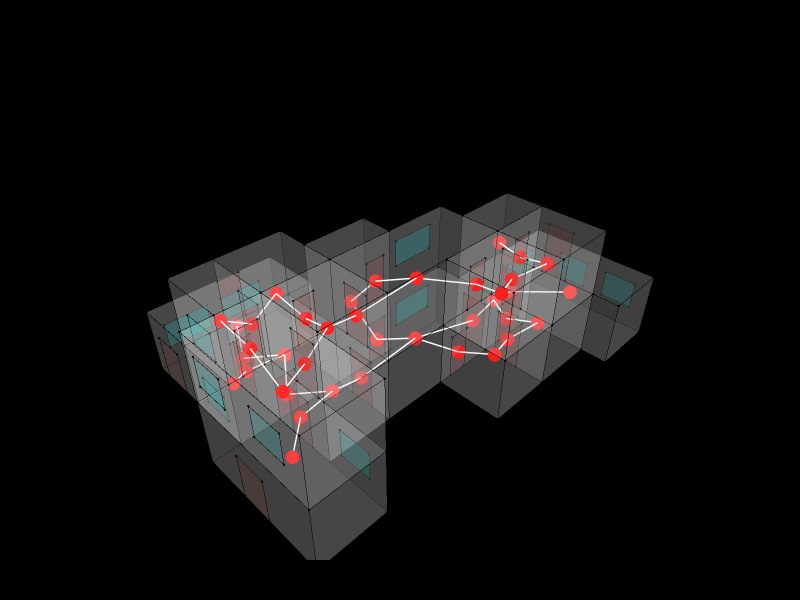

Here is the notebook cell this chart was saved with:
### Markdown cell above
## 7. Circulation Network

39 nodes, 40 edges. The graph shows the complete interior movement network of the building — every room and every aperture-based connection between them.

### Code cell
for v in Graph.Vertices(g_circ):
    Topology.SetDictionary(v, Dictionary.ByKeysValues(["size", "color"], [16, "red"]))
for e in Graph.Edges(g_circ):
    Topology.SetDictionary(e, Dictionary.ByKeysValues(["width", "color"], [3, "white"]))

ap_cluster = Cluster.ByTopologies(aperture_faces)
Topology.Show(
    cc, ap_cluster, g_circ,
    faceColorKey="color",
    vertexSizeKey="size",
    vertexColorKey="color",
    edgeWidthKey="width",
    edgeColorKey="color",
    faceOpacity=0.15,
    backgroundColor="black",
    width=800,
    height=600,
    renderer=renderer
)

### Figure 1 — Plotly figure (JSON) as saved in the notebook; plotly's stock layout.template omitted (floating-point values rounded to 4 significant figures; data arrays with more than 128 entries replaced by an {"elided": "..."} marker saying what was removed)
{"data": [{"customdata": ["", "", "", "", "", "", "", "", "", "", "", "", "", "", "", "", "", "", "", "", "", "", "", "", "", "", "", "", "", "", "", "", "", "", "", "", "", "", "", "", "", "", "", "", "", "", "", "", "", "", "", "", "", "", "", "", "", "", "", "", "", "", "", "", "", "", "", "", "", "", "", "", "", "", "", "", "", "", "", ""], "hoverinfo": "text", "hovertemplate": ["Click ", "Click ", "Click ", "Click ", "Click ", "Click ", "Click ", "Click ", "Click ", "Click ", "Click ", "Click ", "Click ", "Click ", "Click ", "Click ", "Click ", "Click ", "Click ", "Click ", "Click ", "Click ", "Click ", "Click ", "Click ", "Click ", "Click ", "Click ", "Click ", "Click ", "Click ", "Click ", "Click ", "Click ", "Click ", "Click ", "Click ", "Click ", "Click ", "Click ", "Click ", "Click ", "Click ", "Click ", "Click ", "Click ", "Click ", "Click ", "Click ", "Click ", "Click ", "Click ", "Click ", "Click ", "Click ", "Click ", "Click ", "Click ", "Click ", "Click ", "Click ", "Click ", "Click ", "Click ", "Click ", "Click ", "Click ", "Click ", "Click ", "Click ", "Click ", "Click ", "Click ", "Click ", "Click ", "Click ", "Click ", "Click ", "Click ", "Click "], "hovertext": ["", "", "", "", "", "", "", "", "", "", "", "", "", "", "", "", "", "", "", "", "", "", "", "", "", "", "", "", "", "", "", "", "", "", "", "", "", "", "", "", "", "", "", "", "", "", "", "", "", "", "", "", "", "", "", "", "", "", "", "", "", "", "", "", "", "", "", "", "", "", "", "", "", "", "", "", "", "", "", ""], "legendgroup": "1", "legendrank": 1, "marker": {"color": ["#000000", "#000000", "#000000", "#000000", "#000000", "#000000", "#000000", "#000000", "#000000", "#000000", "#000000", "#000000", "#000000", "#000000", "#000000", "#000000", "#000000", "#000000", "#000000", "#000000", "#000000", "#000000", "#000000", "#000000", "#000000", "#000000", "#000000", "#000000", "#000000", "#000000", "#000000", "#000000", "#000000", "#000000", "#000000", "#000000", "#000000", "#000000", "#000000", "#000000", "#000000", "#000000", "#000000", "#000000", "#000000", "#000000", "#000000", "#000000", "#000000", "#000000", "#000000", "#000000", "#000000", "#000000", "#000000", "#000000", "#000000", "#000000", "#000000", "#000000", "#000000", "#000000", "#000000", "#000000", "#000000", "#000000", "#000000", "#000000", "#000000", "#000000", "#000000", "#000000", "#000000", "#000000", "#000000", "#000000", "#000000", "#000000", "#000000", "#000000"], "line": {"width": 0}, "opacity": 1, "size": [2.8, 2.8, 2.8, 2.8, 2.8, 2.8, 2.8, 2.8, 2.8, 2.8, 2.8, 2.8, 2.8, 2.8, 2.8, 2.8, 2.8, 2.8, 2.8, 2.8, 2.8, 2.8, 2.8, 2.8, 2.8, 2.8, 2.8, 2.8, 2.8, 2.8, 2.8, 2.8, 2.8, 2.8, 2.8, 2.8, 2.8, 2.8, 2.8, 2.8, 2.8, 2.8, 2.8, 2.8, 2.8, 2.8, 2.8, 2.8, 2.8, 2.8, 2.8, 2.8, 2.8, 2.8, 2.8, 2.8, 2.8, 2.8, 2.8, 2.8, 2.8, 2.8, 2.8, 2.8, 2.8, 2.8, 2.8, 2.8, 2.8, 2.8, 2.8, 2.8, 2.8, 2.8, 2.8, 2.8, 2.8, 2.8, 2.8, 2.8], "sizemode": "diameter", "symbol": "circle"}, "mode": "markers", "name": "1: Untitled (Vertices)", "showlegend": false, "text": ["", "", "", "", "", "", "", "", "", "", "", "", "", "", "", "", "", "", "", "", "", "", "", "", "", "", "", "", "", "", "", "", "", "", "", "", "", "", "", "", "", "", "", "", "", "", "", "", "", "", "", "", "", "", "", "", "", "", "", "", "", "", "", "", "", "", "", "", "", "", "", "", "", "", "", "", "", "", "", ""], "type": "scatter3d", "x": [13310, 16310, 16310, 13310, 10310, 13310, 16310, 16310, 10310, 16310, 16310, 13310, 10310, 10310, 16310, 13310, 16310, 16310, 13310, 10310, 10310, 13310, 10310, 13310, 10310, 10310, 13310, 16310, 13310, 16310, 19310, 19310, 19310, 19310, 7310, 7310, 7310, 7310, 19310, 19310, 16310, 13310, 7310, 7310, 10310, 7310, 7310, 10310, 7310, 10310, 19310, 19310, 7310, 5512.0, 4310, 4310, 7310, 5512.0, 4310, 4310, 22310, 22310, 19310, 22310, 22310, 19310, 19310, 7310, 4310, 4310, 5512.0, 5512.0, 5512.0, 5512.0, 11510.0, 5512.0, 11510.0, 11510.0, 5512.0, 11510.0], "y": [-760, -760, -760, -760, -3760, -3760, -3760, -1962.0, -760, -1962.0, -3760, -3760, -3760, -760, -760, -760, -1962.0, -3760, -3760, -3760, -760, 740, 740, 740, 740, 740, -6760, -6760, -6760, -6760, -3760, -1962.0, -3760, -1962.0, -3760, -760, -3760, -760, -1962.0, -3760, -6760, -6760, -3760, -760, 2240, 2240, 2240, 2240, 2240, 2240, -6760, -6760, -6760, -760, -760, -6760, -6760, -760, -760, -6760, -1962.0, -7962.0, -7962.0, -1962.0, -7962.0, -7962.0, -6760, -6760, -6760, -760, -760, 2240, 2240, 2240, 2240, 5240, 5240, 2240, 5240, 5240], "z": [6000, 6000, 3000, 3000, 6000, 6000, 6000, 6000, 6000, 3000, 3000, 3000, 3000, 3000, 0, 0, 0, 0, 0, 0, 0, 6000, 6000, 0, 3000, 0, 6000, 6000, 3000, 3000, 6000, 6000, 3000, 3000, 6000, 6000, 3000, 3000, 0, 0, 0, 0, 0, 0, 6000, 6000, 3000, 3000, 0, 0, 6000, 3000, 6000, 6000, 6000, 6000, 3000, 3000, 3000, 3000, 3000, 3000, 3000, 0, 0, 0, 0, 0, 0, 0, 0, 6000, 3000, 0, 3000, 3000, 3000, 0, 0, 0]}, {"hoverinfo": "text", "hovertext": [], "legendgroup": "2", "legendrank": 2, "line": {"color": "#000000", "dash": "solid", "width": 1}, "marker": {"color": "#000000", "size": 0.25, "symbol": "circle"}, "mode": "markers+lines", "name": "1: Untitled (Edges)", "showlegend": false, "text": [], "type": "scatter3d", "x": {"elided": "474 float values"}, "y": {"elided": "474 float values"}, "z": {"elided": "474 int values"}}, {"cmax": 1, "cmin": 0, "color": "#FAFAFA", "colorscale": [[0, "#440154"], [0.1111, "#482878"], [0.2222, "#3e4989"], [0.3333, "#31688e"], [0.4444, "#26828e"], [0.5556, "#1f9e89"], [0.6667, "#35b779"], [0.7778, "#6ece58"], [0.8889, "#b5de2b"], [1, "#fde725"]], "facecolor": {"elided": "224 str values"}, "flatshading": true, "hoverinfo": "text", "hovertext": {"elided": "224 str values"}, "i": {"elided": "224 int values"}, "j": {"elided": "224 int values"}, "k": {"elided": "224 int values"}, "legendgroup": "3", "legendrank": 3, "lighting": {"facenormalsepsilon": 0}, "name": "1: Untitled (Faces)", "opacity": 0.15, "showlegend": false, "showscale": false, "text": {"elided": "224 str values"}, "type": "mesh3d", "x": [16310, 13310, 13310, 16310, 10310, 10310, 13310, 16310, 16310, 16310, 13310, 16310, 10310, 10310, 16310, 13310, 16310, 13310, 16310, 10310, 10310, 13310, 10310, 13310, 10310, 10310, 16310, 13310, 13310, 16310, 19310, 19310, 19310, 19310, 7310, 7310, 7310, 7310, 19310, 19310, 16310, 13310, 7310, 7310, 7310, 10310, 7310, 10310, 7310, 10310, 19310, 19310, 4310, 7310, 4310, 5512.0, 7310, 5512.0, 4310, 4310, 19310, 22310, 22310, 22310, 22310, 19310, 19310, 7310, 4310, 4310, 5512.0, 5512.0, 5512.0, 5512.0, 11510.0, 11510.0, 5512.0, 11510.0, 5512.0, 11510.0], "y": [-760, -760, -760, -760, -760, -3760, -3760, -1962.0, -3760, -1962.0, -3760, -3760, -3760, -760, -760, -760, -1962.0, -3760, -3760, -3760, -760, 740, 740, 740, 740, 740, -6760, -6760, -6760, -6760, -1962.0, -3760, -3760, -1962.0, -760, -3760, -3760, -760, -1962.0, -3760, -6760, -6760, -3760, -760, 2240, 2240, 2240, 2240, 2240, 2240, -6760, -6760, -6760, -6760, -760, -760, -6760, -760, -760, -6760, -7962.0, -7962.0, -1962.0, -1962.0, -7962.0, -7962.0, -6760, -6760, -6760, -760, -760, 2240, 2240, 2240, 2240, 5240, 5240, 2240, 5240, 5240], "z": [3000, 3000, 6000, 6000, 6000, 6000, 6000, 6000, 6000, 3000, 3000, 3000, 3000, 3000, 0, 0, 0, 0, 0, 0, 0, 6000, 6000, 0, 3000, 0, 6000, 6000, 3000, 3000, 6000, 6000, 3000, 3000, 6000, 6000, 3000, 3000, 0, 0, 0, 0, 0, 0, 6000, 6000, 3000, 3000, 0, 0, 6000, 3000, 6000, 6000, 6000, 6000, 3000, 3000, 3000, 3000, 3000, 3000, 3000, 0, 0, 0, 0, 0, 0, 0, 0, 6000, 3000, 0, 3000, 3000, 3000, 0, 0, 0]}, {"customdata": {"elided": "144 str values"}, "hoverinfo": "text", "hovertemplate": {"elided": "144 str values"}, "hovertext": {"elided": "144 str values"}, "legendgroup": "5", "legendrank": 5, "marker": {"color": {"elided": "144 str values"}, "line": {"width": 0}, "opacity": 1, "size": {"elided": "144 float values"}, "sizemode": "diameter", "symbol": "circle"}, "mode": "markers", "name": "2: Untitled (Vertices)", "showlegend": false, "text": {"elided": "144 str values"}, "type": "scatter3d", "x": {"elided": "144 float values"}, "y": {"elided": "144 float values"}, "z": {"elided": "144 float values"}}, {"hoverinfo": "text", "hovertext": [], "legendgroup": "6", "legendrank": 6, "line": {"color": "#000000", "dash": "solid", "width": 1}, "marker": {"color": "#000000", "size": 0.25, "symbol": "circle"}, "mode": "markers+lines", "name": "2: Untitled (Edges)", "showlegend": false, "text": [], "type": "scatter3d", "x": {"elided": "432 float values"}, "y": {"elided": "432 float values"}, "z": {"elided": "432 float values"}}, {"cmax": 1, "cmin": 0, "color": "#FAFAFA", "colorscale": [[0, "#440154"], [0.1111, "#482878"], [0.2222, "#3e4989"], [0.3333, "#31688e"], [0.4444, "#26828e"], [0.5556, "#1f9e89"], [0.6667, "#35b779"], [0.7778, "#6ece58"], [0.8889, "#b5de2b"], [1, "#fde725"]], "facecolor": ["#A52A2A", "#A52A2A", "#A52A2A", "#A52A2A", "#A52A2A", "#A52A2A", "#A52A2A", "#A52A2A", "#A52A2A", "#A52A2A", "#A52A2A", "#A52A2A", "#A52A2A", "#A52A2A", "#A52A2A", "#A52A2A", "#A52A2A", "#A52A2A", "#A52A2A", "#A52A2A", "#A52A2A", "#A52A2A", "#A52A2A", "#A52A2A", "#A52A2A", "#A52A2A", "#A52A2A", "#A52A2A", "#A52A2A", "#A52A2A", "#A52A2A", "#A52A2A", "#A52A2A", "#A52A2A", "#A52A2A", "#A52A2A", "#A52A2A", "#A52A2A", "#A52A2A", "#A52A2A", "#A52A2A", "#A52A2A", "#A52A2A", "#A52A2A", "#A52A2A", "#A52A2A", "#A52A2A", "#A52A2A", "#00FFFF", "#00FFFF", "#00FFFF", "#00FFFF", "#00FFFF", "#00FFFF", "#00FFFF", "#00FFFF", "#00FFFF", "#00FFFF", "#00FFFF", "#00FFFF", "#00FFFF", "#00FFFF", "#00FFFF", "#00FFFF", "#00FFFF", "#00FFFF", "#00FFFF", "#00FFFF", "#00FFFF", "#00FFFF", "#00FFFF", "#00FFFF"], "flatshading": true, "hoverinfo": "text", "hovertext": ["Face_01", "Face_02", "Face_03", "Face_04", "Face_05", "Face_06", "Face_07", "Face_08", "Face_09", "Face_10", "Face_11", "Face_12", "Face_13", "Face_14", "Face_15", "Face_16", "Face_17", "Face_18", "Face_19", "Face_20", "Face_21", "Face_22", "Face_23", "Face_24", "Face_25", "Face_26", "Face_27", "Face_28", "Face_29", "Face_30", "Face_31", "Face_32", "Face_33", "Face_34", "Face_35", "Face_36", "Face_37", "Face_38", "Face_39", "Face_40", "Face_41", "Face_42", "Face_43", "Face_44", "Face_45", "Face_46", "Face_47", "Face_48", "Face_49", "Face_50", "Face_51", "Face_52", "Face_53", "Face_54", "Face_55", "Face_56", "Face_57", "Face_58", "Face_59", "Face_60", "Face_61", "Face_62", "Face_63", "Face_64", "Face_65", "Face_66", "Face_67", "Face_68", "Face_69", "Face_70", "Face_71", "Face_72"], "i": [0, 3, 4, 7, 8, 11, 12, 12, 16, 19, 20, 23, 24, 24, 28, 31, 32, 35, 36, 36, 40, 40, 44, 47, 48, 48, 52, 55, 56, 59, 60, 60, 64, 64, 68, 68, 72, 72, 76, 76, 80, 80, 84, 84, 88, 88, 92, 95, 96, 96, 100, 100, 104, 104, 108, 108, 112, 112, 116, 119, 120, 120, 124, 124, 128, 128, 132, 135, 136, 136, 140, 140], "j": [1, 1, 5, 5, 9, 9, 13, 14, 17, 17, 21, 21, 25, 26, 29, 29, 33, 33, 37, 38, 41, 42, 45, 45, 49, 50, 53, 53, 57, 57, 61, 62, 65, 66, 69, 70, 73, 74, 77, 78, 81, 82, 85, 86, 89, 90, 93, 93, 97, 98, 101, 102, 105, 106, 109, 110, 113, 114, 117, 116, 121, 122, 125, 126, 129, 130, 133, 132, 137, 138, 141, 142], "k": [2, 0, 6, 4, 10, 8, 14, 15, 18, 16, 22, 20, 26, 27, 30, 28, 34, 32, 38, 39, 42, 43, 46, 44, 50, 51, 54, 52, 58, 56, 62, 63, 66, 67, 70, 71, 74, 75, 78, 79, 82, 83, 86, 87, 90, 91, 94, 92, 98, 99, 102, 103, 106, 107, 110, 111, 114, 115, 118, 118, 122, 123, 126, 127, 130, 131, 134, 134, 138, 139, 142, 143], "legendgroup": "7", "legendrank": 7, "lighting": {"facenormalsepsilon": 0}, "name": "2: Untitled (Faces)", "opacity": 0.15, "showlegend": false, "showscale": false, "text": ["Face_01", "Face_02", "Face_03", "Face_04", "Face_05", "Face_06", "Face_07", "Face_08", "Face_09", "Face_10", "Face_11", "Face_12", "Face_13", "Face_14", "Face_15", "Face_16", "Face_17", "Face_18", "Face_19", "Face_20", "Face_21", "Face_22", "Face_23", "Face_24", "Face_25", "Face_26", "Face_27", "Face_28", "Face_29", "Face_30", "Face_31", "Face_32", "Face_33", "Face_34", "Face_35", "Face_36", "Face_37", "Face_38", "Face_39", "Face_40", "Face_41", "Face_42", "Face_43", "Face_44", "Face_45", "Face_46", "Face_47", "Face_48", "Face_49", "Face_50", "Face_51", "Face_52", "Face_53", "Face_54", "Face_55", "Face_56", "Face_57", "Face_58", "Face_59", "Face_60", "Face_61", "Face_62", "Face_63", "Face_64", "Face_65", "Face_66", "Face_67", "Face_68", "Face_69", "Face_70", "Face_71", "Face_72"], "type": "mesh3d", "x": {"elided": "144 float values"}, "y": {"elided": "144 float values"}, "z": {"elided": "144 float values"}}, {"hoverinfo": "text", "hovertext": [], "legendgroup": "10", "legendrank": 10, "line": {"color": "#FFFFFF", "dash": "solid", "width": 3}, "marker": {"color": "#FFFFFF", "size": 0.75, "symbol": "circle"}, "mode": "markers+lines", "name": "3: Untitled Graph (Edges)", "showlegend": false, "text": [], "type": "scatter3d", "x": [14810, 16310.0, null, 17810, 16310.0, null, 8810, 7764.0, null, 8512.0, 7764.0, null, 8810, 8992.0, null, 8810, 8992.0, null, 8810, 7310.0, null, 6411.0, 7310.0, null, 8810, 7310.0, null, 5810, 7310.0, null, 5810, 7310.0, null, 8810, 7310.0, null, 8810, 7764.0, null, 8810, 7764.0, null, 6411.0, 7310.0, null, 8810, 7310.0, null, 17810, 18120.0, null, 17810, 18120.0, null, 14810, 16310.0, null, 17810, 16310.0, null, 5810, 6562.0, null, 6411.0, 6562.0, null, 17810, 17640.0, null, 17810, 17640.0, null, 20810, 19310.0, null, 17810, 19310.0, null, 8810, 10310.0, null, 14810, 15200.0, null, 13310, 15200.0, null, 13310, 12520.0, null, 13310, 10310.0, null, 8810, 10310.0, null, 11810, 12520.0, null, 17810, 16310.0, null, 14810, 14360.0, null, 11810, 12520.0, null, 13310, 14360.0, null, 13310, 10310.0, null, 13310, 16310.0, null, 13310, 12520.0, null], "y": [-5260, -4670.0, null, -5260, -4670.0, null, 740, 2240.0, null, 3740, 2240.0, null, -2260, -760.0, null, 740, -760.0, null, 740, 1330.0, null, 740, 1330.0, null, -2260, -2211.0, null, -3760, -2211.0, null, -3760, -2884.0, null, -2260, -2884.0, null, 740, -760.0, null, -2260, -760.0, null, 740, 174.4, null, 740, 174.4, null, -5260, -3760.0, null, -2861.0, -3760.0, null, -5260, -4813.0, null, -5260, -4813.0, null, -3760, -760.0, null, 740, -760.0, null, -2861.0, -3760.0, null, -5260, -3760.0, null, -4962.0, -2728.0, null, -2861.0, -2728.0, null, -2260, -2211.0, null, -5260, -3760.0, null, -2260, -3760.0, null, -2260, -760.0, null, -2260, -2084.0, null, -2260, -2084.0, null, -10, -760.0, null, -2861.0, -2914.0, null, -5260, -3760.0, null, -10, -760.0, null, -2260, -3760.0, null, -2260, -2211.0, null, -2260, -2914.0, null, -2260, -760.0, null], "z": [4500, 4170.0, null, 4500, 4170.0, null, 1500, 1023.0, null, 1500, 1023.0, null, 4500, 4023.0, null, 4500, 4023.0, null, 1500, 1170.0, null, 1500, 1170.0, null, 1500, 1170.0, null, 1500, 1170.0, null, 4500, 4170.0, null, 4500, 4170.0, null, 1500, 1023.0, null, 1500, 1023.0, null, 4500, 4170.0, null, 4500, 4170.0, null, 4500, 4023.0, null, 4500, 4023.0, null, 1500, 1170.0, null, 1500, 1170.0, null, 4500, 4023.0, null, 4500, 4023.0, null, 1500, 1023.0, null, 1500, 1023.0, null, 1500, 1170.0, null, 1500, 1170.0, null, 1500, 1170.0, null, 4500, 4023.0, null, 4500, 4023.0, null, 4500, 4023.0, null, 4500, 4170.0, null, 4500, 4170.0, null, 3000, 4023.0, null, 1500, 1170.0, null, 1500, 1023.0, null, 3000, 1023.0, null, 1500, 1023.0, null, 1500, 1170.0, null, 1500, 1170.0, null, 1500, 1023.0, null]}, {"customdata": ["", "", "", "", "", "", "", "", "", "", "", "", "", "", "", "", "", "", "", "", "", "", "", "", "", "", "", "", "", "", "", "", "", "", "", "", "", "", ""], "hoverinfo": "text", "hovertemplate": ["Click ", "Click ", "Click ", "Click ", "Click ", "Click ", "Click ", "Click ", "Click ", "Click ", "Click ", "Click ", "Click ", "Click ", "Click ", "Click ", "Click ", "Click ", "Click ", "Click ", "Click ", "Click ", "Click ", "Click ", "Click ", "Click ", "Click ", "Click ", "Click ", "Click ", "Click ", "Click ", "Click ", "Click ", "Click ", "Click ", "Click ", "Click ", "Click "], "hovertext": ["", "", "", "", "", "", "", "", "", "", "", "", "", "", "", "", "", "", "", "", "", "", "", "", "", "", "", "", "", "", "", "", "", "", "", "", "", "", ""], "legendgroup": "9", "legendrank": 9, "marker": {"color": ["#FF0000", "#FF0000", "#FF0000", "#FF0000", "#FF0000", "#FF0000", "#FF0000", "#FF0000", "#FF0000", "#FF0000", "#FF0000", "#FF0000", "#FF0000", "#FF0000", "#FF0000", "#FF0000", "#FF0000", "#FF0000", "#FF0000", "#FF0000", "#FF0000", "#FF0000", "#FF0000", "#FF0000", "#FF0000", "#FF0000", "#FF0000", "#FF0000", "#FF0000", "#FF0000", "#FF0000", "#FF0000", "#FF0000", "#FF0000", "#FF0000", "#FF0000", "#FF0000", "#FF0000", "#FF0000"], "line": {"width": 0}, "opacity": 1, "size": [16, 16, 16, 16, 16, 16, 16, 16, 16, 16, 16, 16, 16, 16, 16, 16, 16, 16, 16, 16, 16, 16, 16, 16, 16, 16, 16, 16, 16, 16, 16, 16, 16, 16, 16, 16, 16, 16, 16], "sizemode": "diameter", "symbol": "circle"}, "mode": "markers", "name": "3: Untitled Graph (Vertices)", "showlegend": false, "text": ["", "", "", "", "", "", "", "", "", "", "", "", "", "", "", "", "", "", "", "", "", "", "", "", "", "", "", "", "", "", "", "", "", "", "", "", "", "", ""], "type": "scatter3d", "x": [16310.0, 7764.0, 8992.0, 7310.0, 7310.0, 7310.0, 7764.0, 7310.0, 18120.0, 16310.0, 6562.0, 17640.0, 19310.0, 8810, 17810, 6411.0, 8810, 15200.0, 13310, 10310.0, 20810, 14810, 12520.0, 17810, 17810, 6411.0, 17810, 14810, 8512.0, 5810, 11810, 8810, 13310, 8810, 5810, 12520.0, 16310.0, 14360.0, 10310.0], "y": [-4670.0, 2240.0, -760.0, 1330.0, -2211.0, -2884.0, -760.0, 174.4, -3760.0, -4813.0, -760.0, -3760.0, -2728.0, 740, -5260, 740, -2260, -3760.0, -2260, -2084.0, -4962.0, -5260, -760.0, -2861.0, -5260, 740, -2861.0, -5260, 3740, -3760, -10, -2260, -2260, 740, -3760, -760.0, -2914.0, -3760.0, -2211.0], "z": [4170.0, 1023.0, 4023.0, 1170.0, 1170.0, 4170.0, 1023.0, 4170.0, 4023.0, 1170.0, 4023.0, 1023.0, 1170.0, 4500, 1500, 4500, 1500, 4023.0, 4500, 4170.0, 1500, 4500, 4023.0, 1500, 4500, 1500, 4500, 1500, 1500, 1500, 3000, 4500, 1500, 1500, 4500, 1023.0, 1170.0, 1023.0, 1170.0]}], "layout": {"autosize": true, "height": 600, "margin": {"b": 40, "l": 40, "r": 40, "t": 40}, "paper_bgcolor": "#000000", "plot_bgcolor": "#000000", "scene": {"aspectmode": "data", "camera": {"center": {"x": 0, "y": 0, "z": 0}, "eye": {"x": -1.25, "y": -1.25, "z": 1.25}, "projection": {"type": "perspective"}, "up": {"x": 0, "y": 0, "z": 1}}, "xaxis": {"visible": false}, "yaxis": {"visible": false}, "zaxis": {"visible": false}}, "showlegend": true, "width": 800, "xaxis": {"showgrid": false, "visible": false, "zeroline": false}, "yaxis": {"showgrid": false, "visible": false, "zeroline": false}}}
